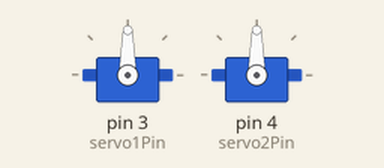
This sketch was run on a simulated Arduino Uno, built with avr-gcc and run on an emulated ATmega328P. Parts: 2 × servo.

Above: at 0.05 s.
At 6.0 s:
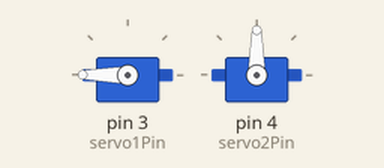
At 9.0 s:
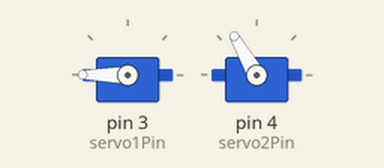
At 12.0 s:
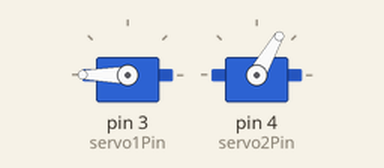
Timing chart, 0 to 15.6 s (numbered marks = the images above):
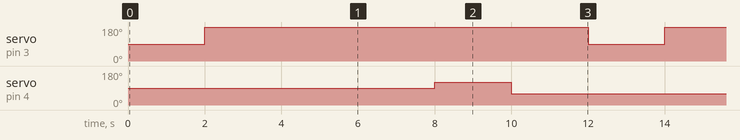

Measured:
- by itself, servo on pin 3 (servo1Pin): alternates 180° for 10.0 s and 90° for 2.0 s
- by itself, servo on pin 4 (servo2Pin): repeats every 12.0 s: 60° 8.0 s, 90° 2.0 s, 120° 2.0 s

The sketch:

servo.ino
```cpp
//#include <NewPing.h>
#include <Servo.h>

// define pins and other constants
const int servo1Pin = 3;
const int servo2Pin = 4;

//const int trigPin = 9;
//const int echoPin = 10;
//const int max_distance = 300;

// variables to use later on
//int dist;
int angle;

// create instances of servo and ping class
Servo Servo1;
Servo Servo2;
//NewPing sonar(trigPin, echoPin, max_distance);

void setup()
{
//  pinMode(trigPin, OUTPUT); // Sets the trigPin as an Output
//  pinMode(echoPin, INPUT); // Sets the echoPin as an Input
  Serial.begin(9600); // Starts the serial communication
  Servo1.attach(servo1Pin);   // connect servo to pin 3
  Servo2.attach(servo2Pin);   // connect servo to pin 4
}

void loop()
{
  //Serial.print("Ping: ");
  //dist = sonar.ping_cm();
  //Serial.print(dist);
  //Serial.println("cm");

  /*
  Servo1.write(0);
  delay(500);  //wait 0.5 seconds
  Servo1.write(30);
  delay(500);  //wait 0.5 seconds
  Servo1.write(-30);
  delay(500);  //wait 0.5 seconds
  */
  Servo1.write(90);
  delay(2000);  //wait 0.5 seconds
  Servo1.write(180);    //Move Down
  delay(2000);  //wait 0.5 seconds
  delay(2000);  //wait 0.5 seconds
  Servo2.write(90);
  delay(2000);  //wait 0.5 seconds
  Servo2.write(120);    //Move Down
  delay(2000);  //wait 0.5 seconds
  Servo2.write(60);    //Move Down
  delay(2000);  //wait 0.5 seconds
  //Servo2.write(100);
  //delay(2000);  //wait 0.5 seconds
  //Servo2.write(150);
  //delay(2000);  //wait 0.5 seconds
}
```
